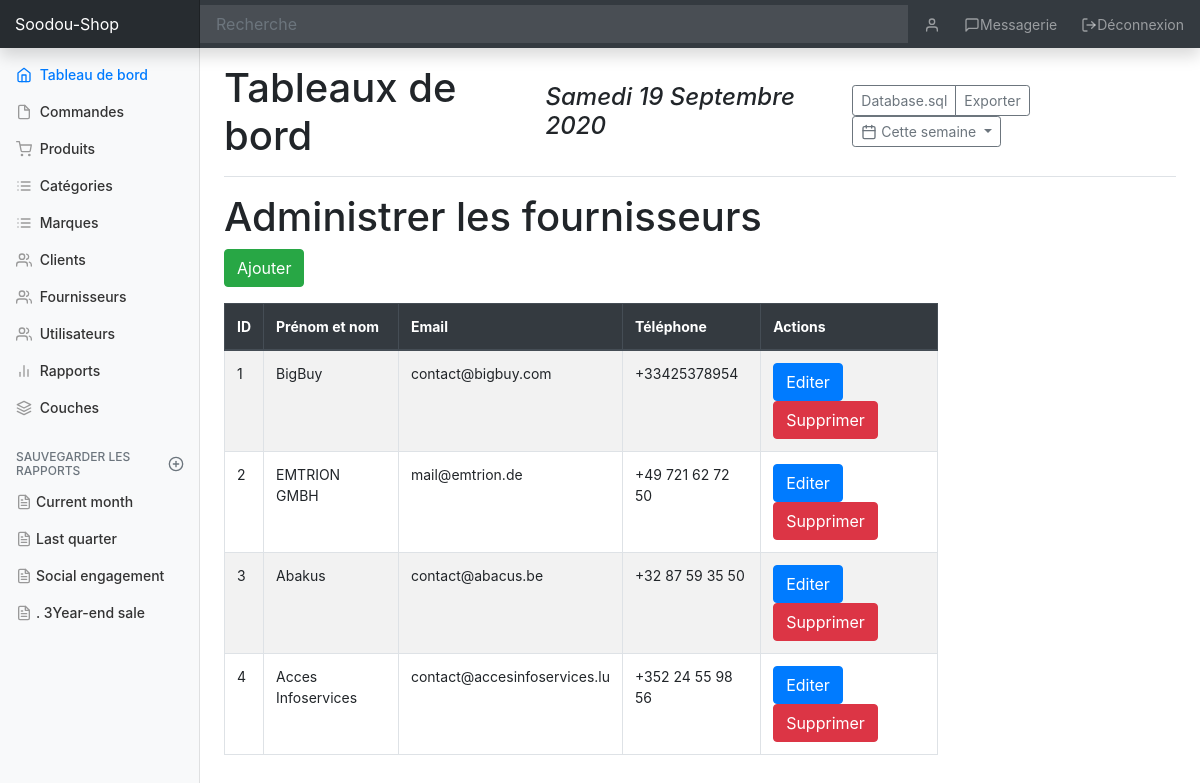
Screenshot of /admin.php?p=providers.index (signed in) with the database file from the repository.
### tables this page shows
CREATE TABLE fournisseurs (
    id int(11) AUTO_INCREMENT NOT NULL,
    nom VARCHAR(100) NOT NULL,
    email VARCHAR(255) NOT NULL,
    telfixe VARCHAR(255),
    telport VARCHAR(100),
    cp VARCHAR(100),
    adresse VARCHAR(255),
    ville VARCHAR(255),
    id_pays VARCHAR(255) NOT NULL,
    PRIMARY KEY (id),
    CONSTRAINT FK_Fournisseur_id_pays FOREIGN KEY (id_pays) REFERENCES pays (id)
);

### app/Autoloader.php (called while the page is built, shortened)
<?php
class Autoloader {
    static function autoload($class){
        if(strpos($class, __NAMESPACE__.'\\') === 0){
            $class = str_replace(__NAMESPACE__.'\\', '', $class);
            $class = str_replace('\\', '/', $class);
        }
    }
}
?>

### app/App.php (called while the page is built, shortened)
<?php
class App{
    private static $database;
    public static function getDatabase(){
        if(self::$database === null){
            self::$database = new Database(self::DB_NAME, self::DB_USER, self::DB_PASSWORD, self::DB_HOST);
        }
        return self::$database;
    }
}

### app/Database.php (called while the page is built, shortened)
<?php
class Database{
    private $db_host;
    private $db_name;
    private $db_user;
    private $db_password;
    private $pdo;
    public function __construct($db_name, $db_user='soodafwe_soul', $db_password='soodafwe_diallo',  $db_host='localhost'){
        $this->db_host = $db_host;
        $this->db_name = $db_name;
        $this->db_user = $db_user;
        $this->db_password = $db_password;
    }
    private function getPDO(){
        if($this->pdo === null){
            $pdo = new PDO("mysql:hostname={$this->db_host};dbname={$this->db_name}", $this->db_user, $this->db_password);
            $pdo->setAttribute(PDO::ATTR_ERRMODE, PDO::ERRMODE_EXCEPTION);
            $this->pdo = $pdo;
        }
        return $this->pdo;
    }
    public function query($statement, $class_name=null, $one='false'){
        $requete = $this->getPDO()->query($statement);
        if($class_name === null){
            $requete->setFetchMode(PDO::FETCH_OBJ);
        }else {
            $requete->setFetchMode(PDO::FETCH_CLASS, $class_name);
        }
        if($one){
            $data = $requete->fetch();
        }else{
            $data = $requete->fetchAll();
        }
        return $data;
    }
}

### app/Table/Table.php (called while the page is built, shortened)
<?php
class Table {
    public static function query($statement, $attributes=null, $one=false){
        if($attributes){
            return App::getDatabase()->prepare($statement, $attributes, get_called_class(), $one);
        }else{
            return App::getDatabase()->query($statement, get_called_class(), $one);
        }
    }
}

### app/Table/Fournisseur.php (called while the page is built, shortened)
<?php
class Fournisseur extends Table{
    protected static $table = "fournisseurs";
    public static function getAll(){
        return self::query(
            "SELECT *
            FROM ".self::$table."");
    }
}

### pages/admin/providers/index.php (the view, shortened to what this page needs)
<?php
$providers = Fournisseur::getAll();
?>
<h1>Administrer les fournisseurs</h1>
<p>
    <a href="?p=providers.add" class="btn btn-success">Ajouter</a>
</p>
<table class="table table-bordered table-hover table-striped w-75">
    <thead class="thead-dark">
        <th>ID</th>
        <th>Prénom et nom</th>
        <th>Email</th>
        <th>Téléphone</th>
        <th>Actions</th>
    </thead>
    <tbody>
        <?php foreach($providers as $provider): ?>
        <tr>
            <td><?= $provider->id ?></td>
            <td><?= $provider->nom ?></td>
            <td><?= $provider->email ?></td>
            <td><?= $provider->telfixe ?></td>
            <td >
                <a href="?p=providers.edit&id=<?= $provider->id ?>" class="btn btn-primary">Editer</a>
                <form action="?p=providers.delete" method="POST" class="d-inline">
                    <button type="submit" class="btn btn-danger">Supprimer</button>
                </form>
            </td>
        </tr>
        <?php endforeach; ?>
    </tbody>
</table>

### public/css/dashboard.css (style rules this page uses)
body { font-size: .875rem; }

### rows the page displays
fournisseurs: id "1", nom "BigBuy", email "contact@bigbuy.com", telfixe "+33425378954"
fournisseurs: id "2", nom "EMTRION GMBH", email "mail@emtrion.de", telfixe "+49 721 62 72 50"
fournisseurs: id "3", nom "Abakus", email "contact@abacus.be", telfixe "+32 87 59 35 50"
fournisseurs: id "4", nom "Acces Infoservices", email "contact@accesinfoservices.lu", telfixe "+352 24 55 98 56"
